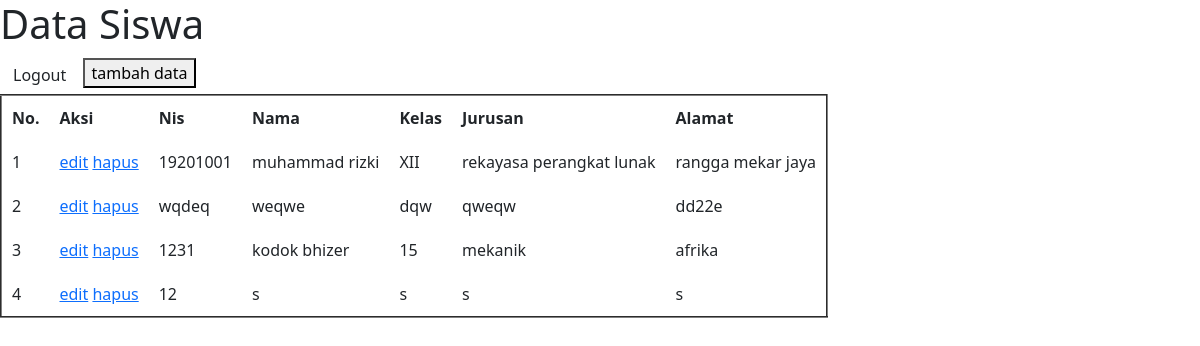
/tampildata.php (signed in), run on the app's committed database.
### tables this page shows
CREATE TABLE `siswa` (
  `id` int(11) NOT NULL,
  `nis` varchar(10) NOT NULL,
  `nama` varchar(100) NOT NULL,
  `kelas` varchar(3) NOT NULL,
  `jurusan` varchar(100) NOT NULL,
  `alamat` text NOT NULL
);

### koneksi.php (called while the page is built, shortened)
<?php
$_server = "localhost";
$_user = "root";
$_pass = "";
$_database = "db_latihanlsprizki";
$conn = mysqli_connect($_server, $_user, $_pass, $_database);
function query($query)
{
    global $conn;
    $result = mysqli_query($conn, $query);
    $rows = [];
    while ($row = mysqli_fetch_assoc($result)) {
        $rows[] = $row;
    }
    return $rows;
}

### tampildata.php (the view, shortened to what this page needs)
<?php
require 'koneksi.php';
$siswa = query("SELECT * FROM siswa");
?>
<!DOCTYPE html>
<html lang="en">
<head>
    <link href="https://cdn.jsdelivr.net/npm/bootstrap@5.1.3/dist/css/bootstrap.min.css" rel="stylesheet">
</head>
<body>
    <h1>Data Siswa</h1>
    <a href="logout.php" class="btn">Logout</a>
    <a href="tambah.php"><button>tambah data</button></a>
    <table border="2" cellpadding="10" cellspacing="0">
        <tr>
            <th>No.</th>
            <th>Aksi</th>
            <th>Nis</th>
            <th>Nama</th>
            <th>Kelas</th>
            <th>Jurusan</th>
            <th>Alamat</th>
        </tr>
        <?php $i = 1 ?>
        <?php foreach ($siswa as $row) : ?>
            <tr>
                <td><?php echo $i ?></td>
                <td>
                    <a href="edit.php?id=<?= $row["id"]; ?>">edit</a>
                    <a href="hapus.php?id=<?= $row["id"]; ?> " onclick="return confirm('yakin?')">hapus</a>
                </td>
                <td><?= $row["nis"]; ?></td>
                <td><?= $row["nama"]; ?></td>
                <td><?= $row["kelas"]; ?></td>
                <td><?= $row["jurusan"]; ?></td>
                <td><?= $row["alamat"]; ?></td>
            </tr>
            <?php $i++; ?>
        <?php endforeach; ?>
    </table>
</body>
</body>
</html>

### data on the page
siswa: nis "19201001", nama "muhammad rizki", kelas "XII", jurusan "rekayasa perangkat lunak", alamat "rangga mekar jaya"
siswa: nis "wqdeq", nama "weqwe", kelas "dqw", jurusan "qweqw", alamat "dd22e"
siswa: nis "1231", nama "kodok bhizer", kelas "15", jurusan "mekanik", alamat "afrika"
siswa: nis "12", nama "s", kelas "s", jurusan "s", alamat "s"
